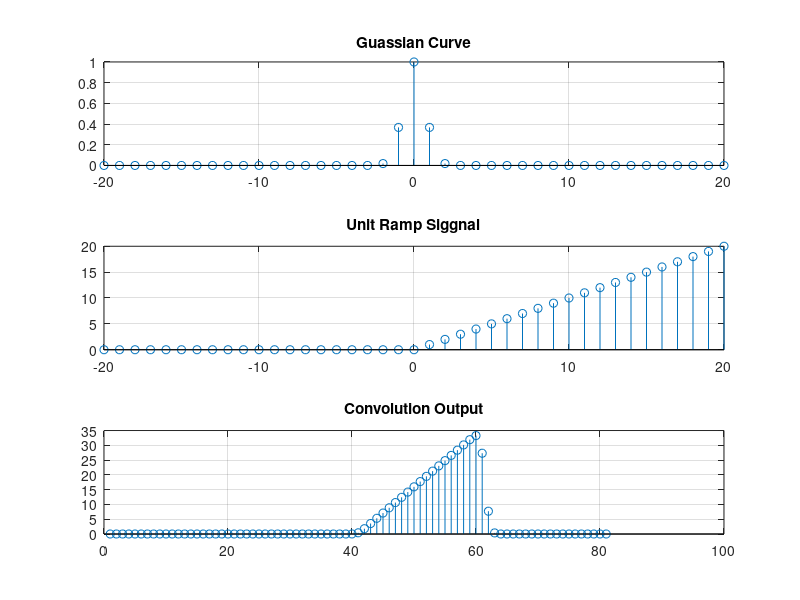

Reproduce this figure in MATLAB.
t = -20:20;
a = exp(-t.^2);
b = t.*(t >= 0);
u = conv(a, b);

subplot(3, 1, 1), stem(t, a); grid on
title('Guassian Curve')

subplot(3, 1, 2), stem(t, b); grid on
title('Unit Ramp Siggnal')

subplot(3, 1, 3), stem(u); grid on
title('Convolution Output')